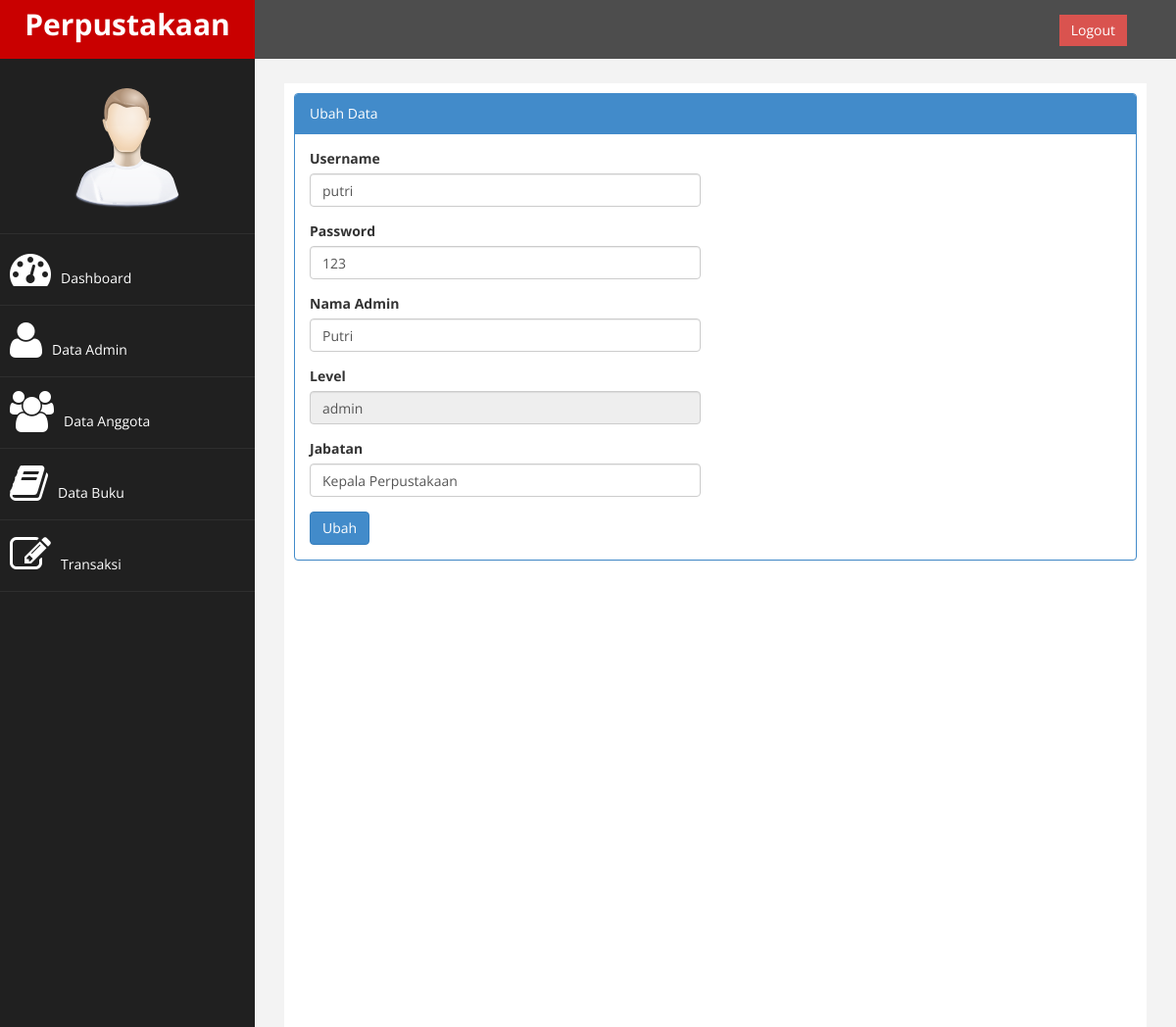
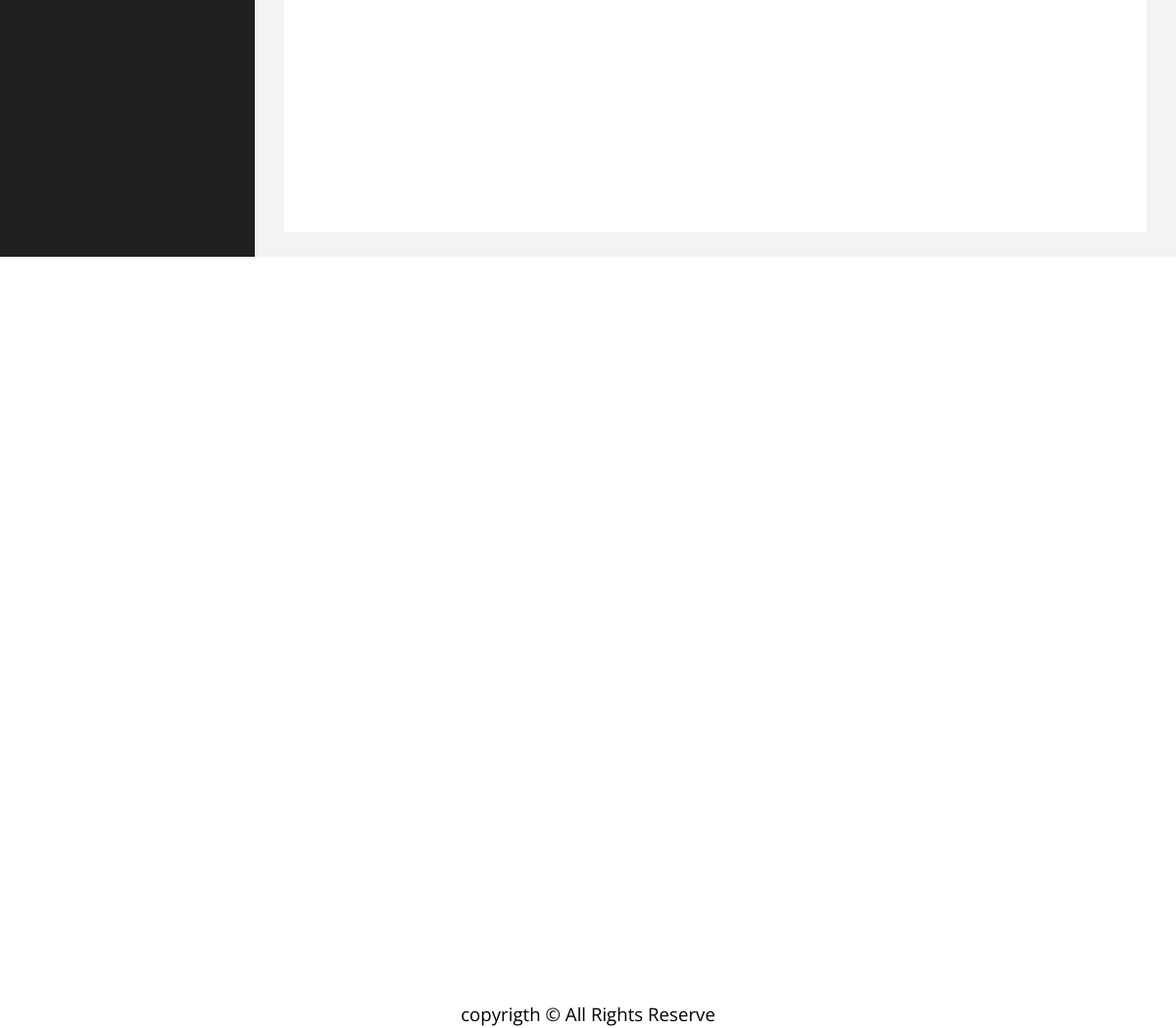
The app's page /index.php?page=admin&aksi=ubah&id=5 (signed in) with its own data (2 pictures, top to bottom).
### tables this page shows
CREATE TABLE `tb_user` (
  `id` int(50) NOT NULL,
  `username` varchar(50) NOT NULL,
  `password` varchar(50) NOT NULL,
  `nama` varchar(50) NOT NULL,
  `level` varchar(50) NOT NULL,
  `jabatan` varchar(50) NOT NULL
);

### page/admin/ubah.php (the view, shortened to what this page needs)
<?php
$id = $_GET['id'];
$sql = $koneksi->query("select * from tb_user where id='$id'");
$tampil = $sql->fetch_assoc();
?>
<div class="panel panel-primary">
<div class="panel-heading">
Ubah Data
</div>
<div class="panel-body">
<div class="row">
<div class="col-md-6">
<form method="post">
    <div class="form-group">
        <label>Username</label>
        <input class="form-control" name="username" value="<?php echo $tampil['username']; ?>" />
    </div>
    <div class="form-group">
        <label>Password</label>
        <input class="form-control" name="password" value="<?php echo $tampil['password']; ?>" />
    </div>
    <div class="form-group">
        <label>Nama Admin</label>
        <input class="form-control" name="nama"  value="<?php echo $tampil['nama']; ?>"/>
    </div>
    <div class="form-group">
        <label>Level</label>
        <input class="form-control" name="level" value="<?php echo $tampil['level']; ?>" readonly/>
    </div>
    <div class="form-group">
        <label>Jabatan</label>
        <input class="form-control" name="jabatan" value="<?php echo $tampil['jabatan']; ?>"/>
    </div>
    <div>
        <input type="submit" name="simpan" value="Ubah" class="btn btn-primary">
    </div>
</div>
</div>
</div>
</div>
</div>
</div>

### assets/css/custom.css (style rules this page uses)
body { font-family: 'Open Sans', sans-serif; }

### records on screen
tb_user: username "putri", password "123", nama "Putri", level "admin", jabatan "Kepala Perpustakaan"
